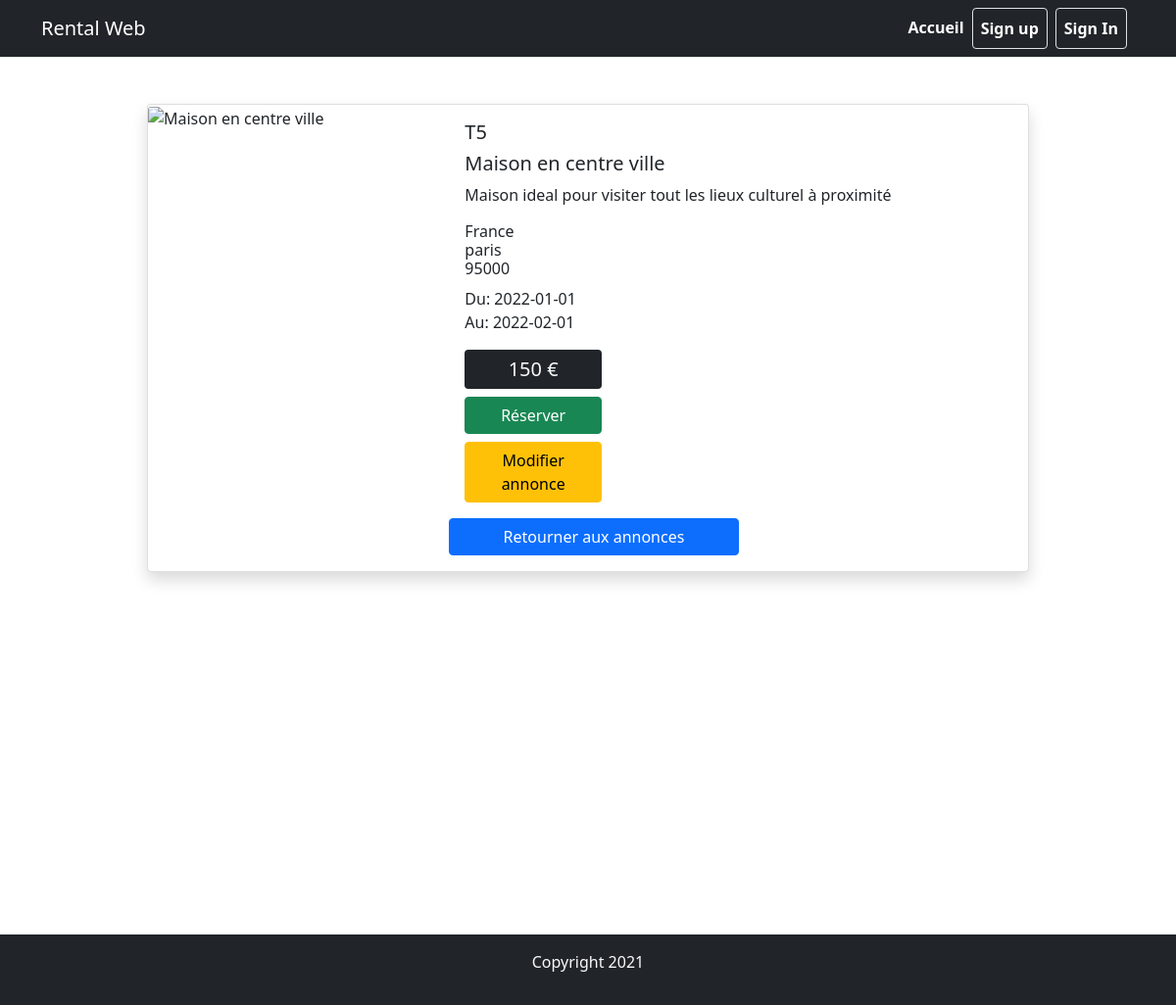
Screenshot of /app/annonce-details.php?id=4 with the database file from the repository.
### tables this page shows
CREATE TABLE annonce(
  annonce_id INT NOT NULL PRIMARY KEY AUTO_INCREMENT,
  title VARCHAR (255) NOT NULL,
  type VARCHAR (255) NOT NULL,
  description TEXT NOT NULL,
  country VARCHAR (255) NOT NULL,
  town VARCHAR (255) NOT NULL,
  cp INT (25) NOT NULL,
  price FLOAT NOT NULL,
  image VARCHAR (600),
  rentalStart Date,
  rentalEnd Date
);

### app/_view-details.php (called while the page is built, shortened)
<?php
$id = $_GET['id'];
$viewAnnonce = "SELECT * from annonce WHERE annonce_id = :annonce_id";
$reqViewAnnonce = $connexion->prepare($viewAnnonce);
$reqViewAnnonce->bindValue(':annonce_id',$id);
$reqViewAnnonce->execute();
$annonce = $reqViewAnnonce->fetch();
?>

### app/annonce-details.php (the view, shortened to what this page needs)
<?php
require "includes/connect.php";
include_once "_head.php";
include_once "_view-details.php"
?>
<section class="vh-100 my-5">
    <div class="card mb-3 w-75 mx-auto rounded shadow">
        <div class="row no-gutters">
            <div class="col-md-4">
                <img src="<?php echo $annonce['image']; ?>" class="card-img" alt="<?php echo $annonce['title']; ?>">
            </div>
            <div class="col-md-8">
                <div class="card-body">
                    <h5 class="card-title"> <?php echo $annonce['type']; ?> </h5>
                    <h5 class="card-title"> <?php echo $annonce['title']; ?> </h5>
                    <p class="card-text"> <?php echo $annonce['description']; ?> </p>
                    <h6 class="card-title">
                        <?php echo $annonce['country']; ?> <br>
                        <?php echo $annonce['town']; ?> <br>
                        <?php echo $annonce['cp']; ?>
                    </h6>
                    <p class="card-text">
                        Du: <?php echo $annonce['rentalStart']; ?> <br>
                        Au: <?php echo $annonce['rentalEnd']; ?>
                    </p>
                    <h5 class="card-title bg-dark text-light text-center w-25 rounded p-2"> <?php echo $annonce['price']; ?> €</h5>
                    <button type="submit" class="btn btn-success w-25">Réserver</button>
                    <div class="mt-2">
                        <a href="edit-annonce.php?id=<?php echo $product['product_id']; ?>" class="btn btn-warning w-25 text-center">Modifier annonce</a>
                    </div>
                </div>
                <a href="page-annonces.php?id=<?php echo $annonce['annonce_id']; ?>" class="btn btn-primary mb-3 w-50">Retourner aux annonces</a>
            </div>
        </div>
    </div>
</section>
<?php include_once "_footer.php" ?>

### rows the page displays
annonce: type "T5", title "Maison en centre ville", description "Maison ideal pour visiter tout les lieux culturel à proximité", country "France", town "paris", cp "95000", rentalStart "2022-01-01", rentalEnd "2022-02-01", price "150"
